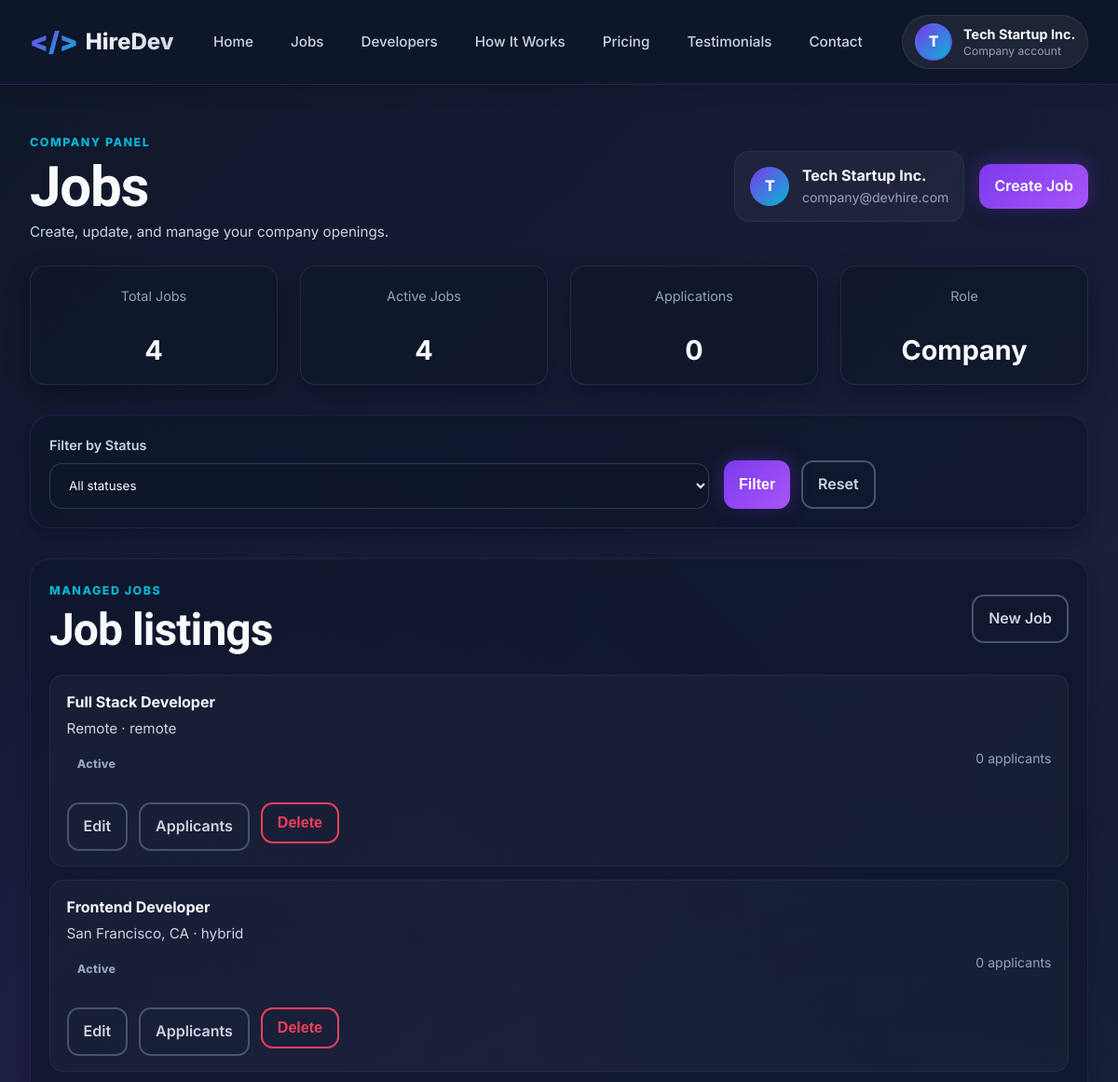
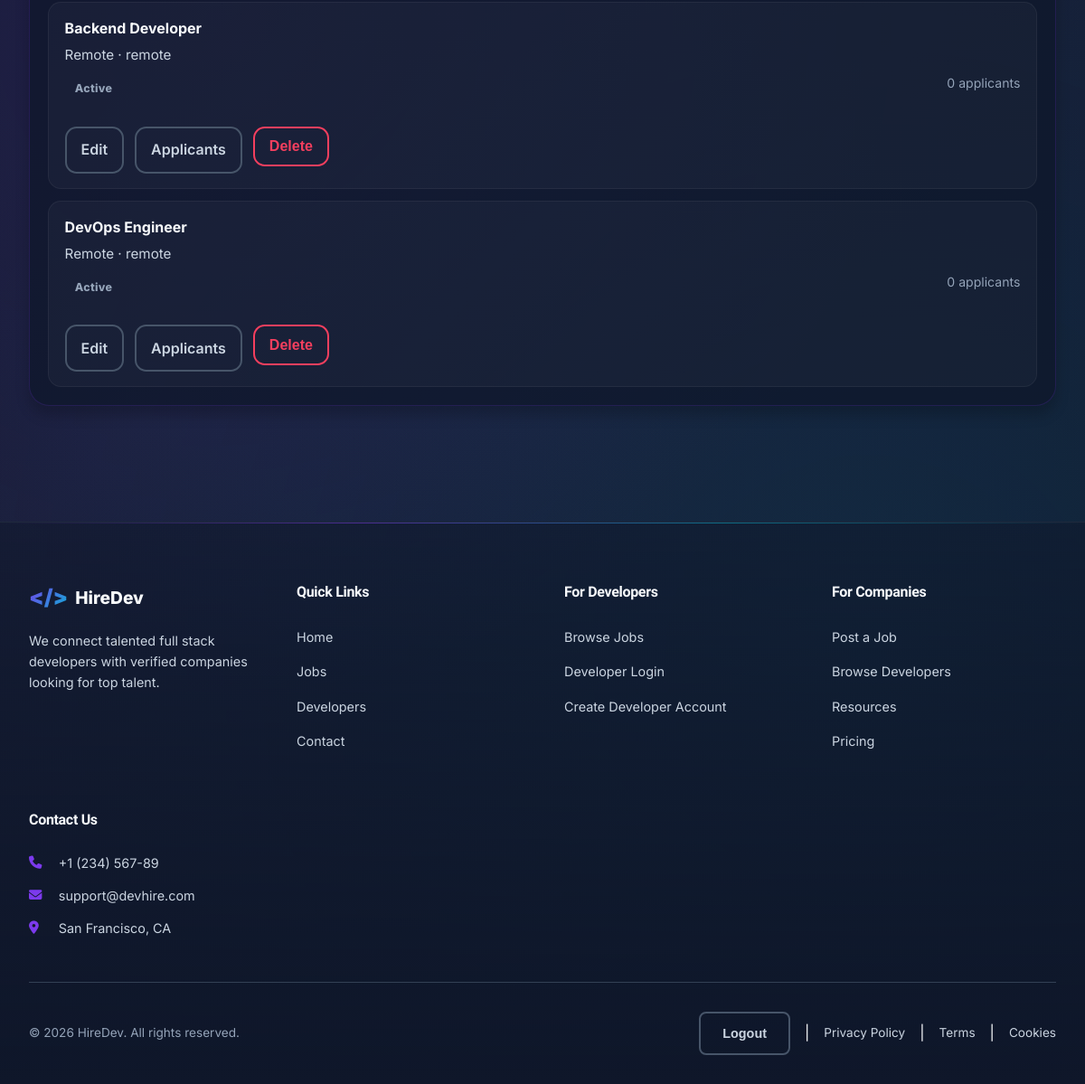
The app's page /DevHire/company/jobs.php (signed in) with its own data (2 pictures, top to bottom).
### tables this page shows
CREATE TABLE jobs (
    id INT PRIMARY KEY AUTO_INCREMENT,
    title VARCHAR(255) NOT NULL,
    company_id INT NOT NULL,
    description LONGTEXT NOT NULL,
    requirements LONGTEXT NOT NULL,
    salary_min INT DEFAULT NULL,
    salary_max INT DEFAULT NULL,
    experience_level VARCHAR(50) DEFAULT NULL,
    job_type ENUM('full-time', 'part-time', 'contract', 'freelance') NOT NULL DEFAULT 'full-time',
    work_mode ENUM('remote', 'hybrid', 'on-site') NOT NULL DEFAULT 'remote',
    location VARCHAR(255) DEFAULT NULL,
    tech_stack LONGTEXT DEFAULT NULL,
    applications_count INT NOT NULL DEFAULT 0,
    status ENUM('active', 'inactive', 'closed') NOT NULL DEFAULT 'active',
    featured BOOLEAN NOT NULL DEFAULT FALSE,
    created_at TIMESTAMP NOT NULL DEFAULT CURRENT_TIMESTAMP,
    updated_at TIMESTAMP NOT NULL DEFAULT CURRENT_TIMESTAMP ON UPDATE CURRENT_TIMESTAMP,
    CONSTRAINT fk_jobs_company FOREIGN KEY (company_id) REFERENCES users(id) ON DELETE CASCADE,
    INDEX idx_status (status),
    INDEX idx_company (company_id),
    INDEX idx_featured (featured),
    FULLTEXT INDEX ft_title_description (title, description)
);

### DevHire/company/jobs.php (the view, shortened to what this page needs)
<?php
require_once __DIR__ . '/middleware.php';
$companyId = currentCompanyId();
$companyName = currentUserName();
$companyEmail = currentUserEmail();
$whereSql = '';
$params = [$companyId];
$types = 'i';
$statsStmt = $conn->prepare('SELECT COUNT(*) AS total FROM jobs WHERE company_id = ?');
$statsStmt->bind_param('i', $companyId);
$statsStmt->execute();
$totalJobs = (int) ($statsStmt->get_result()->fetch_assoc()['total'] ?? 0);
$activeJobsStmt = $conn->prepare("SELECT COUNT(*) AS total FROM jobs WHERE company_id = ? AND status = 'active'");
$activeJobsStmt->bind_param('i', $companyId);
$activeJobsStmt->execute();
$activeJobs = (int) ($activeJobsStmt->get_result()->fetch_assoc()['total'] ?? 0);
$applicationsStmt = $conn->prepare('SELECT COUNT(*) AS total FROM applications a INNER JOIN jobs j ON j.id = a.job_id WHERE j.company_id = ?');
$applicationsStmt->bind_param('i', $companyId);
$applicationsStmt->execute();
$totalApplications = (int) ($applicationsStmt->get_result()->fetch_assoc()['total'] ?? 0);
$jobsSql = 'SELECT id, title, location, job_type, work_mode, status, featured, applications_count, created_at FROM jobs WHERE company_id = ?' . $whereSql . ' ORDER BY created_at DESC';
$jobsStmt = $conn->prepare($jobsSql);
$jobsStmt->bind_param($types, ...$params);
$jobsStmt->execute();
$jobs = $jobsStmt->get_result()->fetch_all(MYSQLI_ASSOC);
include '../includes/header.php';
include '../includes/navbar.php';
?>
<section class="admin-shell">
	<div class="admin-hero">
		<div>
			<span class="eyebrow">Company Panel</span>
			<h1>Jobs</h1>
			<p>Create, update, and manage your company openings.</p>
		</div>
		<div class="admin-hero-actions">
			<div class="admin-user-summary">
				<div class="admin-user-avatar"><?= htmlspecialchars(strtoupper(substr($companyName, 0, 1)), ENT_QUOTES, 'UTF-8') ?></div>
				<div>
					<strong><?= htmlspecialchars($companyName, ENT_QUOTES, 'UTF-8') ?></strong>
					<span><?= htmlspecialchars($companyEmail, ENT_QUOTES, 'UTF-8') ?></span>
				</div>
			</div>
			<a class="btn-primary btn-inline" href="<?= appUrl('company/create-job.php') ?>">Create Job</a>
		</div>
	</div>
	<div class="dashboard-grid stats-grid-4">
		<article class="stat-card"><span>Total Jobs</span><strong><?= number_format($totalJobs) ?></strong></article>
		<article class="stat-card"><span>Active Jobs</span><strong><?= number_format($activeJobs) ?></strong></article>
		<article class="stat-card"><span>Applications</span><strong><?= number_format($totalApplications) ?></strong></article>
		<article class="stat-card"><span>Role</span><strong>Company</strong></article>
	</div>
	<form class="dashboard-filters panel-top-spacing" method="GET">
		<div class="form-group">
			<label for="status">Filter by Status</label>
			<select id="status" name="status">
				<option value="">All statuses</option>
			</select>
		</div>
		<div class="dashboard-filter-actions">
			<button type="submit" class="btn-primary btn-inline">Filter</button>
			<a href="<?= appUrl('company/jobs.php') ?>" class="btn-secondary btn-inline">Reset</a>
		</div>
	</form>
	<section class="panel panel-top-spacing">
		<div class="panel-header">
			<div>
				<span class="eyebrow">Managed Jobs</span>
				<h2>Job listings</h2>
			</div>
			<a href="<?= appUrl('company/create-job.php') ?>" class="btn-secondary btn-inline">New Job</a>
		</div>
		<?php if (!empty($jobs)): ?>
			<div class="profile-list">
				<?php foreach ($jobs as $job): ?>
					<article class="profile-item-card">
						<div>
							<strong><?= htmlspecialchars($job['title'] ?? 'Untitled job', ENT_QUOTES, 'UTF-8') ?></strong>
							<p><?= htmlspecialchars($job['location'] ?? 'Remote', ENT_QUOTES, 'UTF-8') ?> &middot; <?= htmlspecialchars($job['work_mode'] ?? 'remote', ENT_QUOTES, 'UTF-8') ?></p>
						</div>
						<div class="profile-item-meta">
							<span class="status-badge status-<?= htmlspecialchars($job['status'] ?? 'active', ENT_QUOTES, 'UTF-8') ?>"><?= htmlspecialchars(ucfirst($job['status'] ?? 'active'), ENT_QUOTES, 'UTF-8') ?></span>
							<span><?= number_format((int) ($job['applications_count'] ?? 0)) ?> applicants</span>
						</div>
						<div class="row-actions row-actions-spaced">
							<a href="<?= appUrl('company/create-job.php?id=' . (int) $job['id']) ?>" class="btn-secondary btn-inline">Edit</a>
							<a href="<?= appUrl('company/applicants.php?job_id=' . (int) $job['id']) ?>" class="btn-secondary btn-inline">Applicants</a>
							<form method="POST" class="inline-form" onsubmit="return confirm('Delete this job?');">
								<button type="submit" class="btn-secondary btn-inline btn-inline-danger">Delete</button>
							</form>
						</div>
					</article>
				<?php endforeach; ?>
			</div>
		<?php else: ?>
			<div class="empty-state">No jobs match this filter yet.</div>
		<?php endif; ?>
	</section>
</section>
<?php include '../includes/footer.php'; ?>

### records on screen
jobs: title "Full Stack Developer", location "Remote", work_mode "remote", status "Active", applications_count "0"
jobs: title "Frontend Developer", location "San Francisco, CA", work_mode "hybrid", status "Active", applications_count "0"
jobs: title "Backend Developer", location "Remote", work_mode "remote", status "Active", applications_count "0"
jobs: title "DevOps Engineer", location "Remote", work_mode "remote", status "Active", applications_count "0"

### other values on screen
SITE_COMPANY_NAME "HireDev"
substr($displayName, 0, 1) "T"
$displayName "Tech Startup Inc."
roleLabel($currentRole) "Company"
substr($companyName, 0, 1) "T"
$companyName "Tech Startup Inc."
$companyEmail "company@devhire.com"
$totalJobs "4"
$activeJobs "4"
$totalApplications "0"
substr(CONTACT_PHONE, 0, 15) "+1 (234) 567-89"
CONTACT_SUPPORT_EMAIL "support@devhire.com"
$label "Logout"
